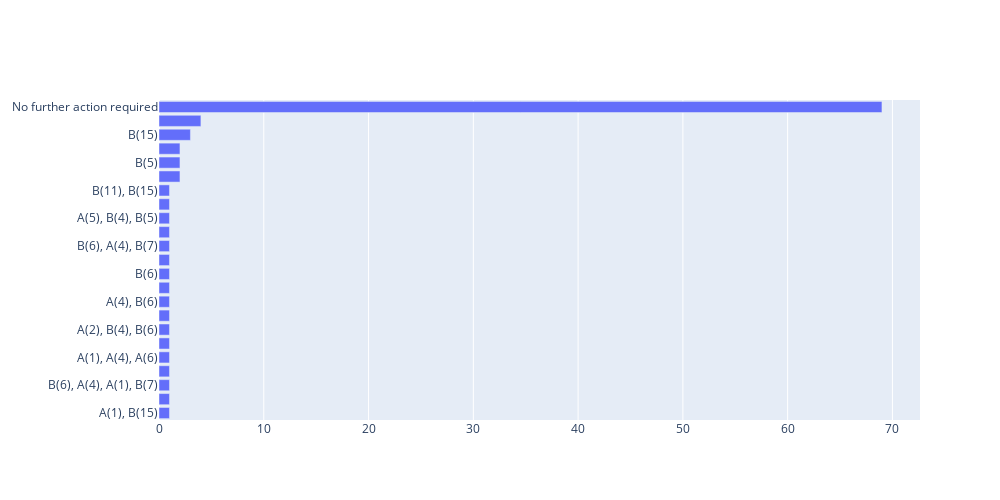

Notebook cell for this chart:
### Code cell
plot_barh(breach_cnt)

### Figure 1 — Plotly figure (JSON) as saved in the notebook; plotly's stock layout.template omitted (floating-point values rounded to 4 significant figures)
{"data": [{"alignmentgroup": "True", "hovertemplate": "x=%{x}<br>y=%{y}<extra></extra>", "legendgroup": "", "marker": {"color": "#636efa", "pattern": {"shape": ""}}, "name": "", "offsetgroup": "", "orientation": "h", "showlegend": false, "textposition": "auto", "type": "bar", "x": [1, 1, 1, 1, 1, 1, 1, 1, 1, 1, 1, 1, 1, 1, 1, 1, 1, 2, 2, 2, 3, 4, 69], "xaxis": "x", "y": ["A(1), B(15)", "B(18)", "B(6), A(4), A(1), B(7)", "A(1), B(18)", "A(1), A(4), A(6)", "B(4), B(5)", "A(2), B(4), B(6)", "A(2), A(6), B(6)", "A(4), B(6)", "A(1), B(5), B(15)", "B(6)", "B(6), A(4), B(5), B(7)", "B(6), A(4), B(7)", "A(1), B(6), A(4), B(7)", "A(5), B(4), B(5)", "A(6), B(6)", "B(11), B(15)", "A(2), A(4), A(6), B(6)", "B(5)", "A(3)", "B(15)", "A(1)", "No further action required"], "yaxis": "y"}], "layout": {"autosize": false, "height": 500, "width": 1000}}
